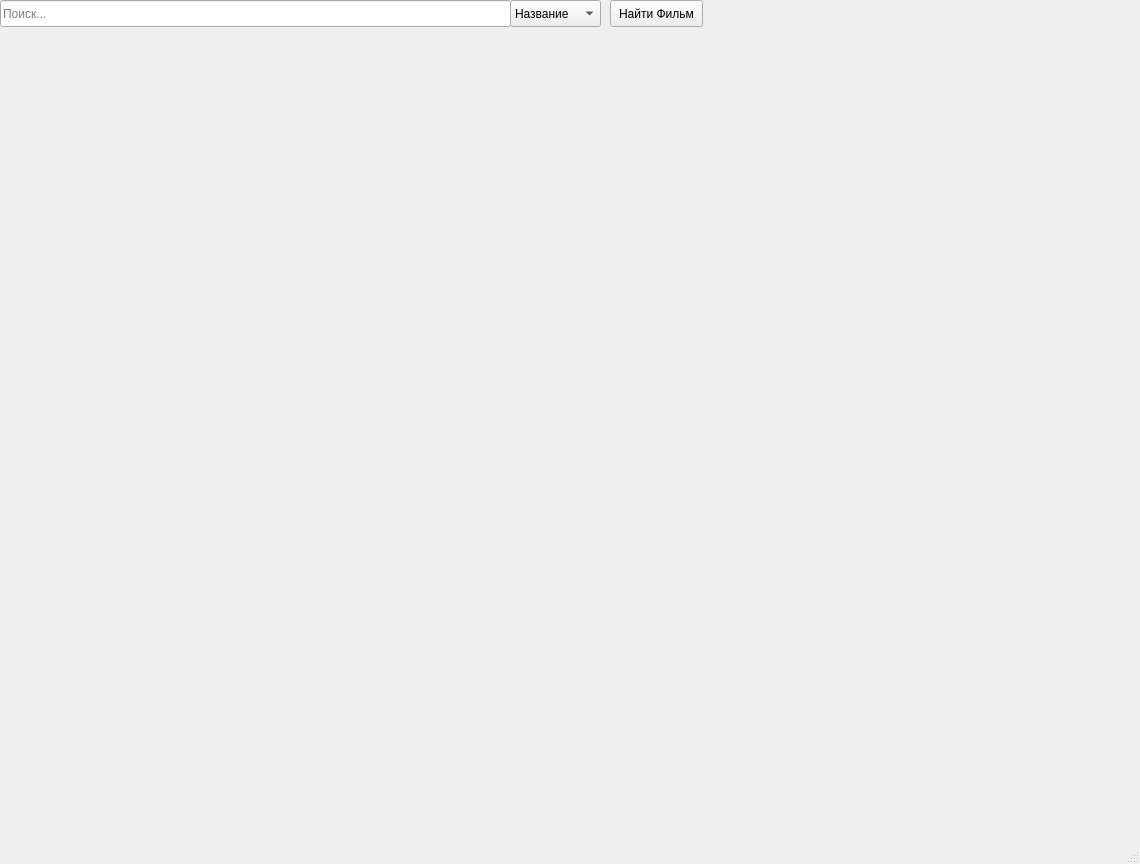
<?xml version="1.0" encoding="UTF-8"?>
<ui version="4.0">
 <class>MainWindow</class>
 <widget class="QMainWindow" name="MainWindow">
  <property name="geometry">
   <rect>
    <x>0</x>
    <y>0</y>
    <width>1140</width>
    <height>864</height>
   </rect>
  </property>
  <property name="windowTitle">
   <string>MainWindow</string>
  </property>
  <widget class="QWidget" name="centralwidget">
   <property name="enabled">
    <bool>true</bool>
   </property>
   <widget class="QLineEdit" name="search_title">
    <property name="geometry">
     <rect>
      <x>0</x>
      <y>0</y>
      <width>511</width>
      <height>27</height>
     </rect>
    </property>
    <property name="layoutDirection">
     <enum>Qt::RightToLeft</enum>
    </property>
    <property name="inputMask">
     <string/>
    </property>
    <property name="text">
     <string/>
    </property>
    <property name="placeholderText">
     <string>Поиск...</string>
    </property>
   </widget>
   <widget class="QComboBox" name="search_filter">
    <property name="geometry">
     <rect>
      <x>510</x>
      <y>0</y>
      <width>91</width>
      <height>27</height>
     </rect>
    </property>
    <item>
     <property name="text">
      <string>Название</string>
     </property>
    </item>
    <item>
     <property name="text">
      <string>Жанр</string>
     </property>
    </item>
    <item>
     <property name="text">
      <string>Страна</string>
     </property>
    </item>
   </widget>
   <widget class="QLabel" name="background">
    <property name="geometry">
     <rect>
      <x>0</x>
      <y>0</y>
      <width>1914</width>
      <height>890</height>
     </rect>
    </property>
    <property name="sizePolicy">
     <sizepolicy hsizetype="Ignored" vsizetype="Expanding">
      <horstretch>0</horstretch>
      <verstretch>0</verstretch>
     </sizepolicy>
    </property>
    <property name="autoFillBackground">
     <bool>true</bool>
    </property>
    <property name="text">
     <string/>
    </property>
    <property name="pixmap">
     <pixmap>black.png</pixmap>
    </property>
   </widget>
   <widget class="QWidget" name="gridLayoutWidget">
    <property name="geometry">
     <rect>
      <x>-1</x>
      <y>29</y>
      <width>1141</width>
      <height>811</height>
     </rect>
    </property>
    <layout class="QGridLayout" name="grid"/>
   </widget>
   <widget class="QPushButton" name="btn_search">
    <property name="geometry">
     <rect>
      <x>610</x>
      <y>0</y>
      <width>93</width>
      <height>27</height>
     </rect>
    </property>
    <property name="text">
     <string>Найти Фильм</string>
    </property>
   </widget>
   <zorder>background</zorder>
   <zorder>search_title</zorder>
   <zorder>search_filter</zorder>
   <zorder>gridLayoutWidget</zorder>
   <zorder>btn_search</zorder>
  </widget>
  <widget class="QStatusBar" name="statusbar">
   <property name="enabled">
    <bool>true</bool>
   </property>
  </widget>
 </widget>
 <resources/>
 <connections/>
</ui>
